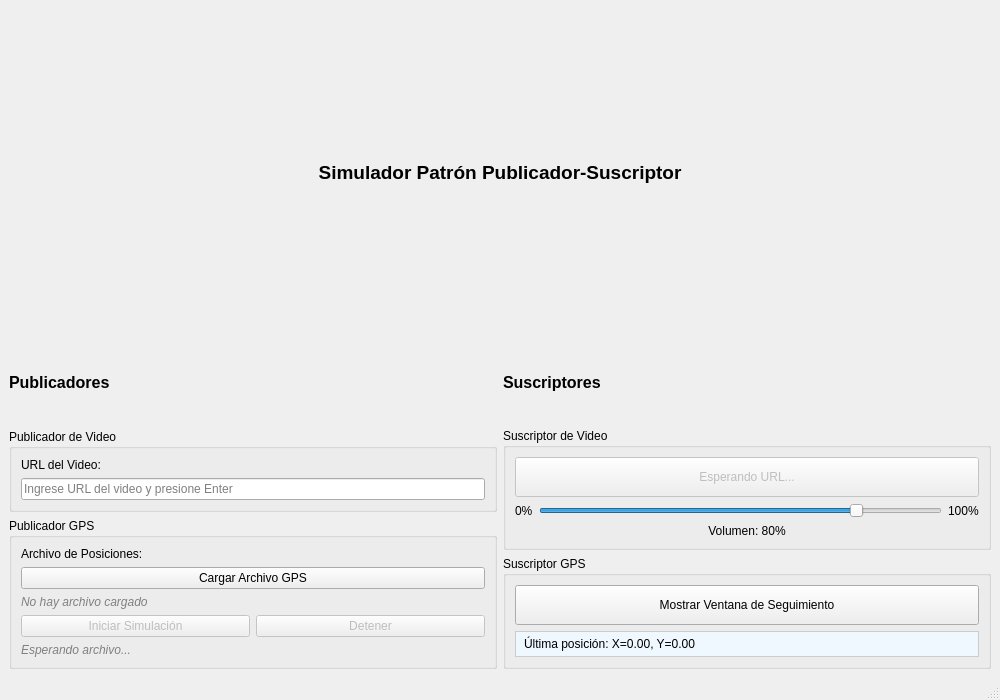
<?xml version="1.0" encoding="UTF-8"?>
<ui version="4.0">
 <class>MainWindow</class>
 <widget class="QMainWindow" name="MainWindow">
  <property name="geometry">
   <rect>
    <x>0</x>
    <y>0</y>
    <width>1000</width>
    <height>700</height>
   </rect>
  </property>
  <property name="windowTitle">
   <string>Simulador Patrón Publicador-Suscriptor</string>
  </property>
  <widget class="QWidget" name="centralwidget">
   <layout class="QVBoxLayout" name="mainVerticalLayout">
    <item>
     <widget class="QLabel" name="titleLabel">
      <property name="text">
       <string>Simulador Patrón Publicador-Suscriptor</string>
      </property>
      <property name="alignment">
       <set>Qt::AlignCenter</set>
      </property>
      <property name="font">
       <font>
        <pointsize>14</pointsize>
        <weight>75</weight>
        <bold>true</bold>
       </font>
      </property>
     </widget>
    </item>
    <item>
     <layout class="QHBoxLayout" name="horizontalLayout">
      <item>
       <layout class="QVBoxLayout" name="publisherLayout">
        <item>
         <widget class="QLabel" name="publisherLabel">
          <property name="text">
           <string>Publicadores</string>
          </property>
          <property name="font">
           <font>
            <pointsize>12</pointsize>
            <weight>75</weight>
            <bold>true</bold>
           </font>
          </property>
         </widget>
        </item>
        <item>
         <widget class="QGroupBox" name="videoPublisherGroup">
          <property name="title">
           <string>Publicador de Video</string>
          </property>
          <layout class="QVBoxLayout" name="videoPublisherLayout">
           <item>
            <widget class="QLabel" name="urlLabel">
             <property name="text">
              <string>URL del Video:</string>
             </property>
            </widget>
           </item>
           <item>
            <widget class="QLineEdit" name="urlLineEdit">
             <property name="placeholderText">
              <string>Ingrese URL del video y presione Enter</string>
             </property>
            </widget>
           </item>
          </layout>
         </widget>
        </item>
        <item>
         <widget class="QGroupBox" name="gpsPublisherGroup">
          <property name="title">
           <string>Publicador GPS</string>
          </property>
          <layout class="QVBoxLayout" name="gpsPublisherLayout">
           <item>
            <widget class="QLabel" name="gpsLabel">
             <property name="text">
              <string>Archivo de Posiciones:</string>
             </property>
            </widget>
           </item>
           <item>
            <widget class="QPushButton" name="loadFileButton">
             <property name="text">
              <string>Cargar Archivo GPS</string>
             </property>
            </widget>
           </item>
           <item>
            <widget class="QLabel" name="fileStatusLabel">
             <property name="text">
              <string>No hay archivo cargado</string>
             </property>
             <property name="styleSheet">
              <string>color: gray; font-style: italic;</string>
             </property>
            </widget>
           </item>
           <item>
            <layout class="QHBoxLayout" name="gpsControlsLayout">
             <item>
              <widget class="QPushButton" name="startSimButton">
               <property name="text">
                <string>Iniciar Simulación</string>
               </property>
               <property name="enabled">
                <bool>false</bool>
               </property>
              </widget>
             </item>
             <item>
              <widget class="QPushButton" name="stopSimButton">
               <property name="text">
                <string>Detener</string>
               </property>
               <property name="enabled">
                <bool>false</bool>
               </property>
              </widget>
             </item>
            </layout>
           </item>
           <item>
            <widget class="QLabel" name="gpsStatusLabel">
             <property name="text">
              <string>Esperando archivo...</string>
             </property>
             <property name="styleSheet">
              <string>color: gray; font-style: italic;</string>
             </property>
            </widget>
           </item>
          </layout>
         </widget>
        </item>
       </layout>
      </item>
      <item>
       <layout class="QVBoxLayout" name="subscriberLayout">
        <item>
         <widget class="QLabel" name="subscriberLabel">
          <property name="text">
           <string>Suscriptores</string>
          </property>
          <property name="font">
           <font>
            <pointsize>12</pointsize>
            <weight>75</weight>
            <bold>true</bold>
           </font>
          </property>
         </widget>
        </item>
        <item>
         <widget class="QGroupBox" name="videoSubscriberGroup">
          <property name="title">
           <string>Suscriptor de Video</string>
          </property>
          <layout class="QVBoxLayout" name="videoSubscriberLayout">
           <item>
            <widget class="QPushButton" name="videoButton">
             <property name="text">
              <string>Esperando URL...</string>
             </property>
             <property name="enabled">
              <bool>false</bool>
             </property>
             <property name="minimumSize">
              <size>
               <width>0</width>
               <height>40</height>
              </size>
             </property>
            </widget>
           </item>
           <item>
            <layout class="QHBoxLayout" name="volumeLayout">
             <item>
              <widget class="QLabel" name="volumeMinLabel">
               <property name="text">
                <string>0%</string>
               </property>
              </widget>
             </item>
             <item>
              <widget class="QSlider" name="volumeSlider">
               <property name="minimum">
                <number>0</number>
               </property>
               <property name="maximum">
                <number>100</number>
               </property>
               <property name="value">
                <number>80</number>
               </property>
               <property name="orientation">
                <enum>Qt::Horizontal</enum>
               </property>
              </widget>
             </item>
             <item>
              <widget class="QLabel" name="volumeMaxLabel">
               <property name="text">
                <string>100%</string>
               </property>
              </widget>
             </item>
            </layout>
           </item>
           <item>
            <widget class="QLabel" name="volumeValueLabel">
             <property name="text">
              <string>Volumen: 80%</string>
             </property>
             <property name="alignment">
              <set>Qt::AlignCenter</set>
             </property>
            </widget>
           </item>
          </layout>
         </widget>
        </item>
        <item>
         <widget class="QGroupBox" name="gpsSubscriberGroup">
          <property name="title">
           <string>Suscriptor GPS</string>
          </property>
          <layout class="QVBoxLayout" name="gpsSubscriberLayout">
           <item>
            <widget class="QPushButton" name="showTrackingButton">
             <property name="text">
              <string>Mostrar Ventana de Seguimiento</string>
             </property>
             <property name="minimumSize">
              <size>
               <width>0</width>
               <height>40</height>
              </size>
             </property>
            </widget>
           </item>
           <item>
            <widget class="QLabel" name="lastPositionLabel">
             <property name="text">
              <string>Última posición: X=0.00, Y=0.00</string>
             </property>
             <property name="styleSheet">
              <string>background-color: #f0f8ff; padding: 5px; border: 1px solid #ccc;</string>
             </property>
            </widget>
           </item>
          </layout>
         </widget>
        </item>
       </layout>
      </item>
     </layout>
    </item>
   </layout>
  </widget>
  <widget class="QMenuBar" name="menubar">
   <property name="geometry">
    <rect>
     <x>0</x>
     <y>0</y>
     <width>1000</width>
     <height>22</height>
    </rect>
   </property>
  </widget>
  <widget class="QStatusBar" name="statusbar"/>
 </widget>
 <resources/>
 <connections/>
</ui>
